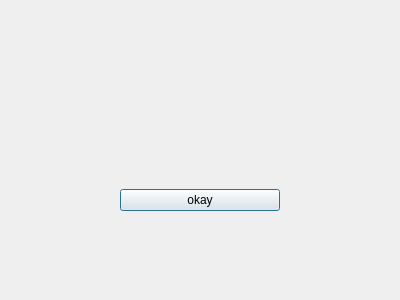
<?xml version="1.0" encoding="UTF-8"?>
<ui version="4.0">
 <class>Dialog</class>
 <widget class="QDialog" name="Dialog">
  <property name="geometry">
   <rect>
    <x>0</x>
    <y>0</y>
    <width>400</width>
    <height>300</height>
   </rect>
  </property>
  <property name="windowTitle">
   <string>Dialog</string>
  </property>
  <widget class="QWidget" name="gridLayoutWidget">
   <property name="geometry">
    <rect>
     <x>120</x>
     <y>160</y>
     <width>160</width>
     <height>80</height>
    </rect>
   </property>
   <layout class="QGridLayout" name="gridLayout">
    <item row="0" column="0">
     <widget class="QPushButton" name="pushButton">
      <property name="text">
       <string>okay</string>
      </property>
     </widget>
    </item>
   </layout>
  </widget>
 </widget>
 <resources/>
 <connections/>
</ui>
